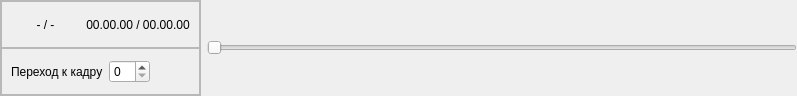
<?xml version="1.0" encoding="UTF-8"?>
<ui version="4.0">
 <class>VideoPlayer</class>
 <widget class="QWidget" name="VideoPlayer">
  <property name="geometry">
   <rect>
    <x>0</x>
    <y>0</y>
    <width>797</width>
    <height>96</height>
   </rect>
  </property>
  <property name="windowTitle">
   <string>Form</string>
  </property>
  <layout class="QHBoxLayout" name="horizontalLayout">
   <property name="spacing">
    <number>6</number>
   </property>
   <property name="leftMargin">
    <number>0</number>
   </property>
   <property name="topMargin">
    <number>0</number>
   </property>
   <property name="rightMargin">
    <number>0</number>
   </property>
   <property name="bottomMargin">
    <number>0</number>
   </property>
   <item>
    <widget class="QFrame" name="controlButtomsFrame">
     <property name="sizePolicy">
      <sizepolicy hsizetype="Fixed" vsizetype="Preferred">
       <horstretch>0</horstretch>
       <verstretch>0</verstretch>
      </sizepolicy>
     </property>
     <property name="frameShape">
      <enum>QFrame::StyledPanel</enum>
     </property>
     <property name="frameShadow">
      <enum>QFrame::Raised</enum>
     </property>
     <layout class="QVBoxLayout" name="verticalLayout">
      <property name="spacing">
       <number>0</number>
      </property>
      <property name="leftMargin">
       <number>0</number>
      </property>
      <property name="topMargin">
       <number>0</number>
      </property>
      <property name="rightMargin">
       <number>0</number>
      </property>
      <property name="bottomMargin">
       <number>0</number>
      </property>
      <item>
       <widget class="QFrame" name="controlButtonBox">
        <property name="frameShape">
         <enum>QFrame::StyledPanel</enum>
        </property>
        <property name="frameShadow">
         <enum>QFrame::Raised</enum>
        </property>
        <layout class="QHBoxLayout" name="horizontalLayout_3">
         <item>
          <widget class="QLabel" name="frameLabel">
           <property name="text">
            <string>- / -</string>
           </property>
           <property name="alignment">
            <set>Qt::AlignCenter</set>
           </property>
          </widget>
         </item>
         <item>
          <widget class="QLabel" name="timeLabel">
           <property name="text">
            <string>00.00.00 / 00.00.00</string>
           </property>
           <property name="alignment">
            <set>Qt::AlignCenter</set>
           </property>
          </widget>
         </item>
        </layout>
       </widget>
      </item>
      <item>
       <widget class="QFrame" name="frameNavigationBox">
        <property name="frameShape">
         <enum>QFrame::StyledPanel</enum>
        </property>
        <property name="frameShadow">
         <enum>QFrame::Raised</enum>
        </property>
        <layout class="QHBoxLayout" name="horizontalLayout_2">
         <item>
          <widget class="QLabel" name="goToFrameLabel">
           <property name="text">
            <string>Переход к кадру</string>
           </property>
          </widget>
         </item>
         <item>
          <widget class="QSpinBox" name="frameSpinBox"/>
         </item>
         <item>
          <spacer name="horizontalSpacer">
           <property name="orientation">
            <enum>Qt::Horizontal</enum>
           </property>
           <property name="sizeHint" stdset="0">
            <size>
             <width>40</width>
             <height>20</height>
            </size>
           </property>
          </spacer>
         </item>
        </layout>
       </widget>
      </item>
     </layout>
    </widget>
   </item>
   <item>
    <widget class="QSlider" name="horizontalSlider">
     <property name="orientation">
      <enum>Qt::Horizontal</enum>
     </property>
    </widget>
   </item>
  </layout>
 </widget>
 <resources/>
 <connections/>
</ui>
